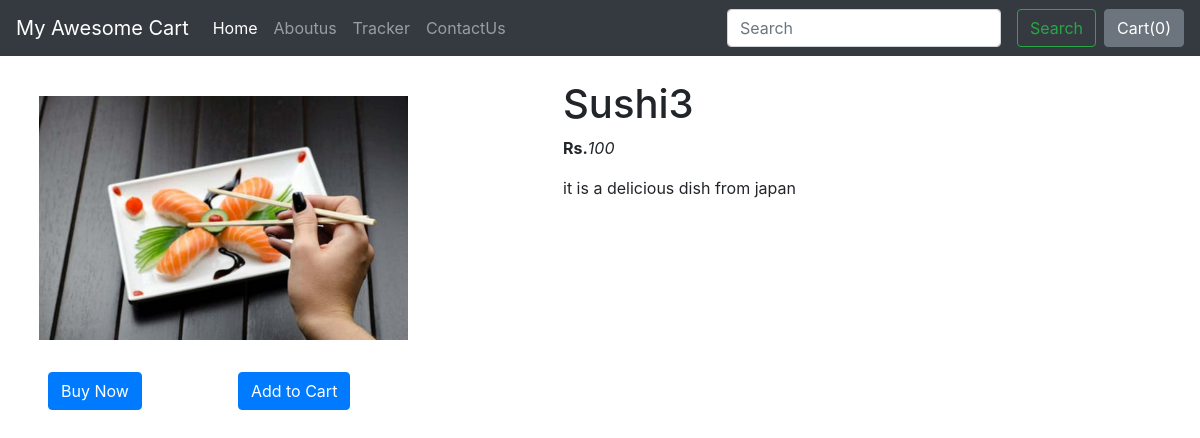
Page /shop/products/5 on the committed database.
### shop/models.py (models this page shows, shortened)
class Product(models.Model):
    product_id = models.AutoField
    product_name = models.CharField(max_length=50)
    category = models.CharField(max_length=50, default="")
    subcategory = models.CharField(max_length=50)
    price = models.IntegerField(default=0)
    desc = models.CharField(max_length=300)
    pub_date = models.DateField()
    image = models.ImageField(upload_to="shop/images", default="null")

### shop/views.py (the view)
# urls.py: path('products/<int:myid>', views.productview, name="Productview"),
def productview(request, myid):
    product = Product.objects.filter(id=myid)
    return render(request, 'shop/productview.html', {'product': product[0]})

### shop/templates/shop/productview.html (shortened to what this page needs)
{% extends 'shop/base.html' %}
{% block body %}
<div class="container-fluid my-4">
    <div class="row">
        <div class="col-md-5">
            <div class="row ml-4 my-3">
                <img src="/media/{{product.image}}" alt="{{product.product_name}} " width='80%'>
            </div>
            <div class="row">
                <button class="btn btn-primary mx-5 my-3">Buy Now</button>
                <button class="btn btn-primary mx-5 my-3">Add to Cart</button>
            </div>
        </div>
        <div class="col-md-6 ml-5 ">
            <h1>{{product.product_name}}</h1>
            <p><b>Rs.</b><i>{{product.price}}</i> </p>
            <p>{{product.desc}}</p>
        </div>
    </div>
</div>
{% endblock %}

### rows in the picture
Product: image (picture), product_name "Sushi3", price "100", desc "it is a delicious dish from japan"
